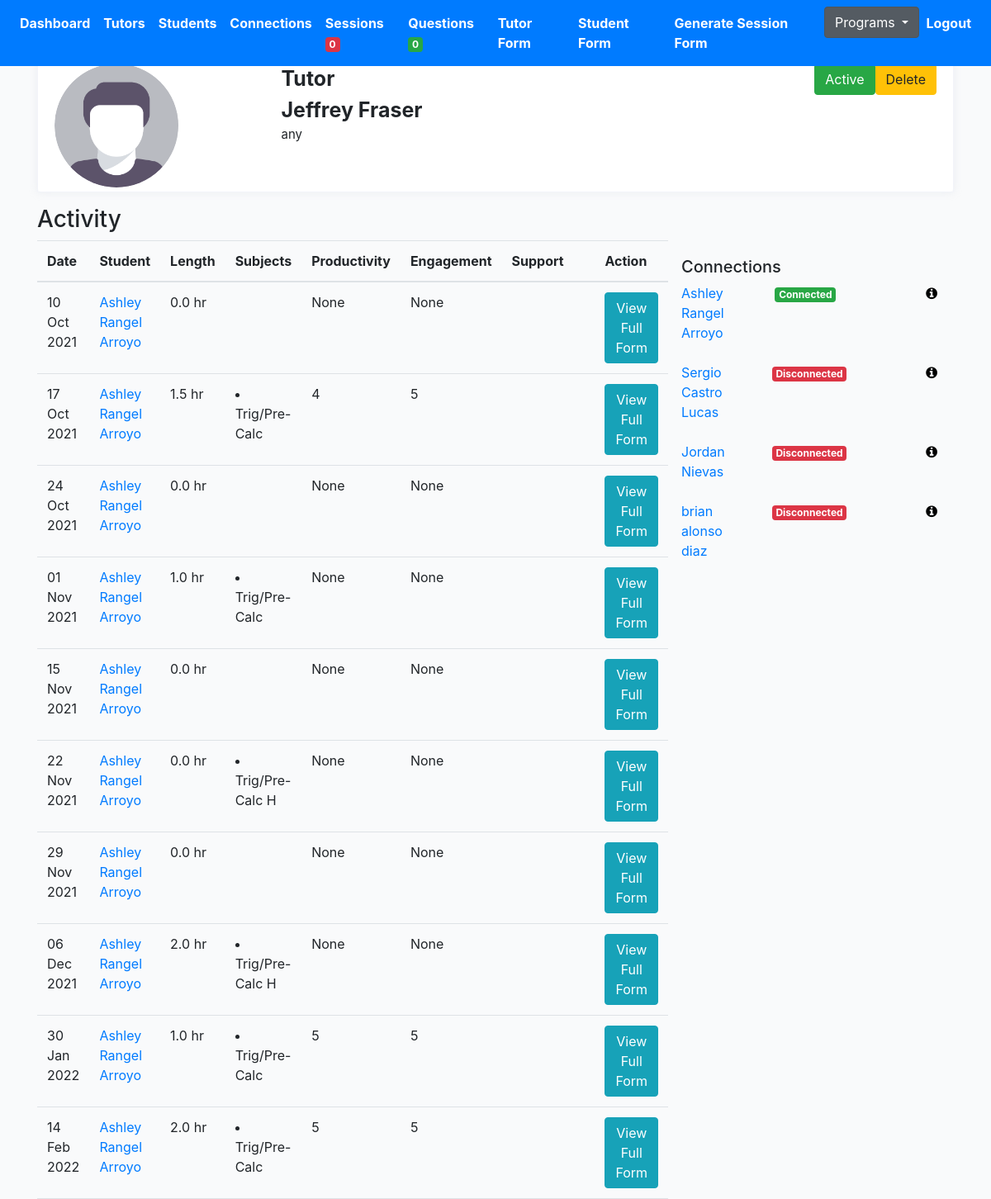
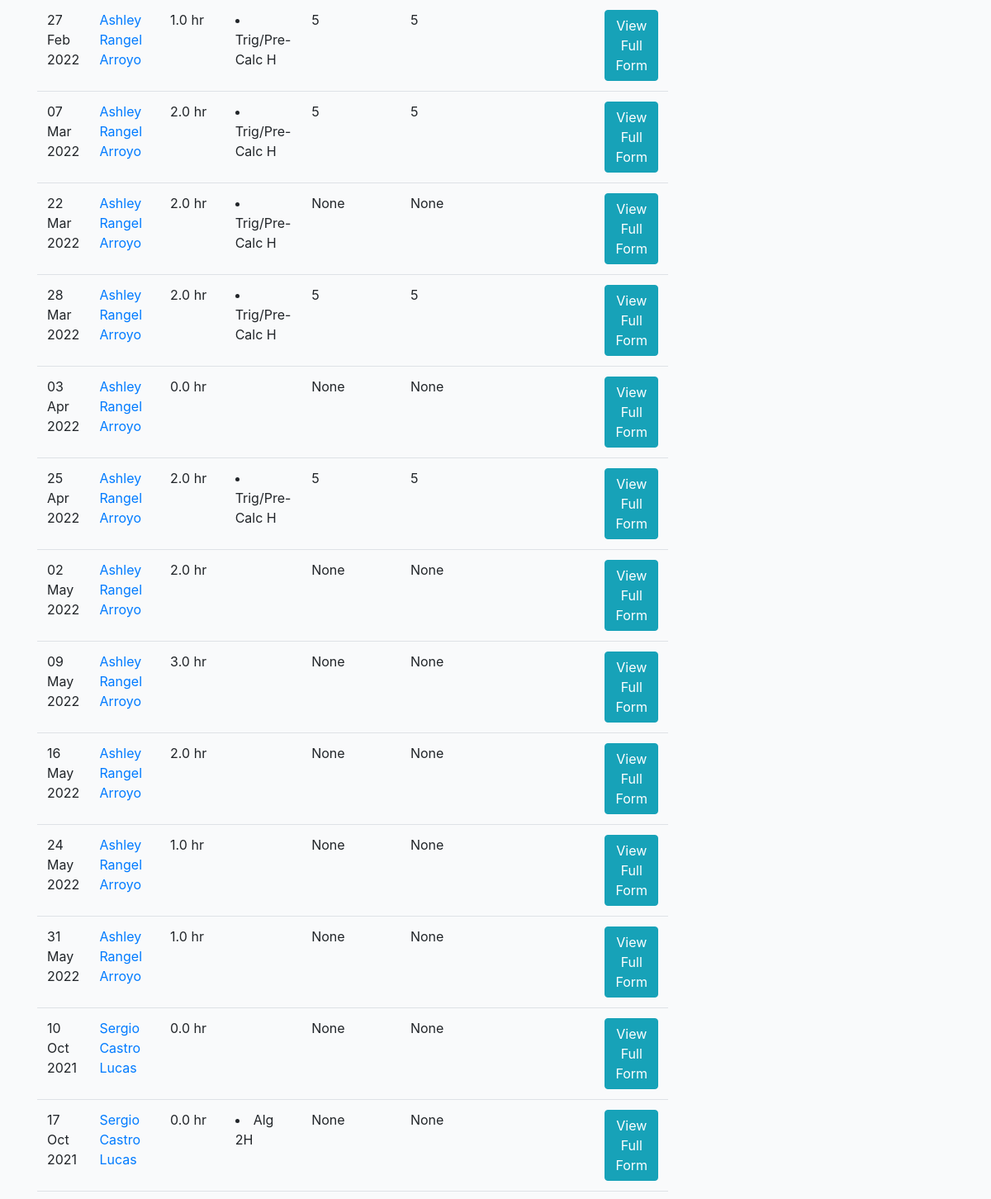
The app's page /tutoring/jeffrey-fraser/profile-detail (signed in, upper part), older data (2 pictures, top to bottom).
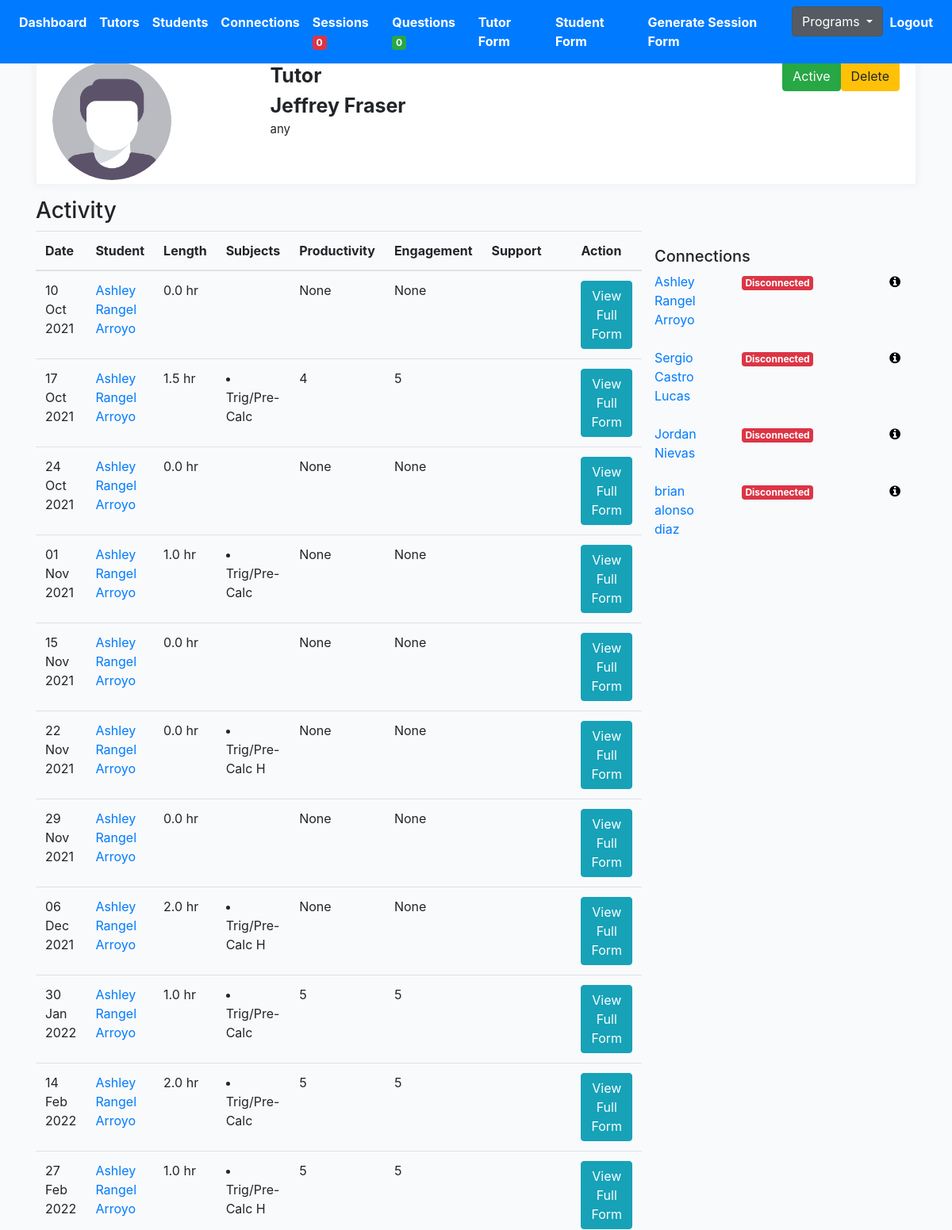
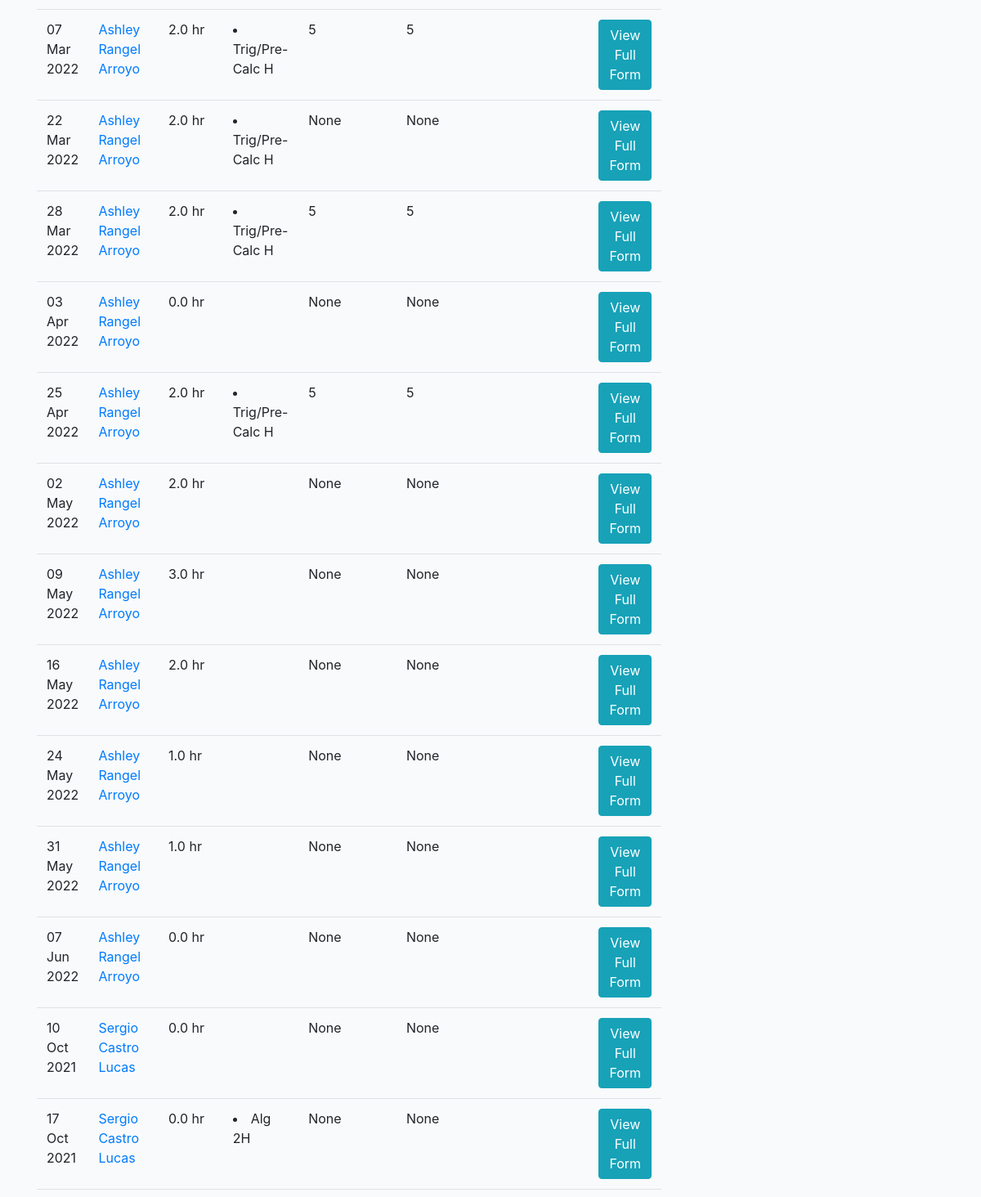
The same page, newer data (2 pictures, top to bottom).
### profiles/models.py (models this page shows, shortened)
class Session(models.Model):
    connection = models.ForeignKey(Connection, on_delete=models.CASCADE)
    meet = models.IntegerField(null=True, blank=True)
    length = models.FloatField(null=True, blank=True)
    subjects = models.ManyToManyField(Subject, blank=True, related_name='sessionsubjects')
    updated = models.DateTimeField(auto_now=True, null=True, blank=True)
    created = models.DateTimeField(auto_now_add=True)
    help = models.TextField(null=True, blank=True, max_length=1000)
    support = models.ManyToManyField(Support, blank=True, related_name='supports')
    othersupport = models.CharField(null=True, blank=True, max_length=200)
    rate = models.IntegerField(null=True, blank=True)
    productivity = models.IntegerField(null=True, blank=True)
    question = models.TextField(null=True, blank=True, max_length=1000)
    disconnect = models.CharField(null=True, blank=True, max_length=200, choices=CONT_STATUS_CHOICES)
    submit_status = models.BooleanField(default=False)
    flag = models.BooleanField(default=False)
    reason_disconnect= models.TextField(null=True, blank=True, max_length=1000)
    urgent_check = models.BooleanField(default=False)
    def get_subjects(self):
        return self.subjects.all()
    def get_supports(self):
        return self.support.all()
    def get_absolute_url(self):
        return reverse("profiles:session-detail-view", kwargs={"pk": self.pk})

class Connection(models.Model):
    created = models.DateTimeField(auto_now_add=True)
    student = models.ForeignKey(Profile, on_delete=models.CASCADE, related_name='student')
    tutor = models.ForeignKey(Profile, on_delete=models.CASCADE, related_name='tutor')
    status = models.CharField(max_length=200, choices=STATUS_CHOICES)
    updated = models.DateTimeField(auto_now=True)
    flag = models.BooleanField(default=False)
    note = models.TextField(null=True, blank=True, max_length=1000)
    def get_absolute_url(self):
        return reverse("profiles:connection-detail-view", kwargs={"pk": self.pk})

class Profile(models.Model):
    role = models.CharField(max_length=200, choices=ROLE_CHOICES_PROFILE, null=True)
    avatar = models.ImageField(default='avatar.png', upload_to='avatars/')
    first_name = models.CharField(max_length=200, blank=True)
    last_name = models.CharField(max_length=200, blank=True)
    email = models.EmailField(max_length=200, blank=True)
    student_grade = models.CharField(null=True, blank=True, max_length=200, choices=STUDENT_GRADE_CHOICES)
    grade = models.CharField(null=True, blank=True, max_length=200, choices=GRADE_CHOICES)
    academic_advisor = models.ForeignKey(Academicadvisor, null=True, blank=True, on_delete=models.CASCADE, related_name='academic_advisor')
    academic_advisor_email = models.EmailField(max_length=200, blank=True)
    subjects = models.ManyToManyField(Subject, blank=True, related_name='subjects')
    school = models.CharField(max_length=200, blank=True)
    friends = models.ManyToManyField("self", blank=True, related_name='testfriends')
    updated = models.DateTimeField(auto_now=True)
    created = models.DateTimeField(auto_now_add=True)
    slug = models.SlugField(unique=True, blank=True)
    flag = models.BooleanField(default=False)
    parent1_first_name = models.CharField(max_length=200, blank=True)
    parent1_last_name = models.CharField(max_length=200, blank=True)
    parent1_phone = models.CharField(max_length=200, blank=True)
    parent1_email = models.EmailField(max_length=200, blank=True)
    student_capacity = models.IntegerField(null=True, blank=True)
    phone = models.CharField(max_length=200, blank=True)
    question = models.TextField(null=True, blank=True, max_length=1000)
    languages = models.ManyToManyField(Language, blank=True, related_name='subjects')
    comfortable_share_phone = models.BooleanField(default=False)
    permission_share_grade = models.BooleanField(default=False)
    optional_school_loop_profile_link = models.TextField(null=True, blank=True, max_length=500)
    optional_school_loop_username = models.TextField(null=True, blank=True, max_length=500)
    optional_school_loop_password = models.TextField(null=True, blank=True, max_length=500)
    parent_languages = models.CharField(null=True, blank=True, max_length=200, choices=LANGUAGE_CHOICES)
    age = models.IntegerField(null=True, blank=True)
    ethnic = models.CharField(null=True, blank=True, max_length=200, choices=ETHNIC_CHOICES)
    note = models.TextField(null=True, blank=True, max_length=1000)
    interest = models.ManyToManyField(Interest, blank=True, related_name='interest')
    check = models.CharField(null=True, blank=True, max_length=200, choices=YES_NO)
    status = models.CharField(null=True, blank=True, max_length=200, choices=PROFILE_STATUS, default='active')
    connect_virtual = models.BooleanField(default=False)
    def get_absolute_url(self):
        return reverse("profiles:profile-detail-view", kwargs={"slug": self.slug})
    def get_subjects(self):
        return self.subjects.all()
    def get_languages(self):
        return self.languages.all()
    def get_tutor_connections(self):
        return self.tutor.filter()
    def get_interests(self):
        return self.interest.all()
    __initial_first_name = None
    __initial_last_name = None
    def __init__(self, *args, **kwargs):
        super().__init__(*args, **kwargs)
        self.__initial_first_name = self.first_name
        self.__initial_last_name = self.last_name

class Subject(models.Model):
    name = models.CharField(max_length=200, blank=True)
    def __str__(self):
        return self.name

### profiles/views.py (the view)
# urls.py: path('<slug>/profile-detail', ProfileDetailView.as_view(), name='profile-detail-view'),
@method_decorator(login_required, name='dispatch')
@method_decorator(allowed_users(allowed_roles=['tutor', 'admin']), name='dispatch')
class ProfileDetailView(DetailView):
    model = Profile
    template_name = 'tutor/profile-detail.html'
    def get_object(self):
        slug = self.kwargs.get('slug')
        profile = Profile.objects.get(slug=slug)
        return profile
    def get_context_data(self, **kwargs):
        context = super().get_context_data(**kwargs)
        slug = self.kwargs.get('slug')
        profile = Profile.objects.get(slug=slug)
        sessions = Session.objects.filter(submit_status=True).filter(Q(connection__tutor=profile) | Q(connection__student=profile))
        sessions_ = []
        for item in sessions:
            sessions_.append(item)
        context["sessions"] = sessions_
        return context

### cprofiles/context_processors.py (called while the page is built)
def choice_question(request):
    if(request.user.id):
        choice_unanswered_question_num = Question.objects.filter(status="UNANSWERED").count()
        choice_session_flag_num = Session.objects.filter(flag=True).count()
        return {
            'choice_unanswered_question_num' : choice_unanswered_question_num,
            'choice_session_flag_num' : choice_session_flag_num
        }
    return {}

### middleschool/context_processors.py (called while the page is built)
def middle_school_question(request):
    if(request.user.id):
        middle_school_unanswered_question_num = Question.objects.filter(status="UNANSWERED").count()
        middle_school_session_flag_num = Session.objects.filter(flag=True).count()
        return {
            'middle_school_unanswered_question_num' : middle_school_unanswered_question_num,
            'middle_school_session_flag_num' : middle_school_session_flag_num
        }
    return {}

### profiles/models.py (called while the page is built)
    def __str__(self):
        return self.name

    def __str__(self):
        return self.name

    def __str__(self):
        return self.name

### templates/tutor/profile-detail.html (shortened to what the changed rows need)
{% extends 'base.html' %}
{% load static %}
{% block stylesheet %}{% static '/css/profile.css' %}{% endblock %}
{% block content %}
<div class="row">
    <div class="col-8 table-responsive-lg">
        <table class="table">
            <thead>
                <tr>
                    <th scope="col">Date</th>
                    <th scope="col">{% if profile.role == 'student' %}Tutor{% else %}Student{% endif %}</th>
                    <th scope="col">Length</th>
                    <th scope="col">Subjects</th>
                    <th scope="col">Productivity</th>
                    <th scope="col">Engagement</th>
                    <th scope="col">Support</th>
                    <th scope="col">Action</th>
                </tr>
            </thead>
            <tbody>
                {% for session in sessions %}
                <tr>
                    <td>{{session.created|date:"d M Y"}}</td>
                    <td>{% if profile.role == 'student' %}
                        <a href="{{session.connection.tutor.get_absolute_url}}">{{session.connection.tutor.first_name}}
                            {{session.connection.tutor.last_name}}</a>
                        {% else %}
                        <a href="{{session.connection.student.get_absolute_url}}">{{session.connection.student.first_name}}
                            {{session.connection.student.last_name}}</a>
                        {% endif %}
                    </td>
                    <td>{{session.length}} hr</td>
                    <td>
                        {% for subject in session.get_subjects %}
                        <li>{{subject}}</li>
                        {% endfor %}
                    </td>
                    <td>{{session.productivity}}</td>
                    <td>{{session.rate}}</td>
                    <td>{% for support in session.get_supports %}<li>{{support}} </li>{% endfor %}
                    <td><a href="{{session.get_absolute_url}}"><button type="submit" class="btn btn-info">View Full
                                Form</button></a></td>
                </tr>
                {% endfor %}
            </tbody>
        </table>
    </div>
    <div class="col-4">
        <div class="card-body">
            {% if profile.role == 'tutor' %}
            {% for connection in profile.get_tutor_connections %}
            <div class="row">
                <div class="col"><a href="{{connection.student.get_absolute_url}}">{{connection.student.first_name}}
                        {{connection.student.last_name}}</a></div>
                {% if connection.status == 'connected' %}
                <div class="col"><span class="badge badge-success">Connected</div>
                {% elif connection.status == 'disconnected' %}
                <div class="col"><span class="badge badge-danger">Disconnected</div>
                {% elif connection.status == 'inactive' %}
                <div class="col"><span class="badge badge-warning">Inactive</div>
                {% endif %}
                <div class="col" style="text-align: right;"><a href="{{connection.get_absolute_url}}"><i
                            class="fa fa-info-circle" style="color:black"></i></a></div>
            </div>
            {% endfor %}
            {% endif %}
        </div>
    </div>
</div>
{% endblock content %}

Row changes from the older to the newer data that the page shows:
added Session: created "07 Jun 2022", connection.student.first_name "Ashley", connection.student.last_name "Rangel Arroyo", length "0.0", productivity "None", rate "None"
changed Connection "Ashley": status "Connected" → "Disconnected"
